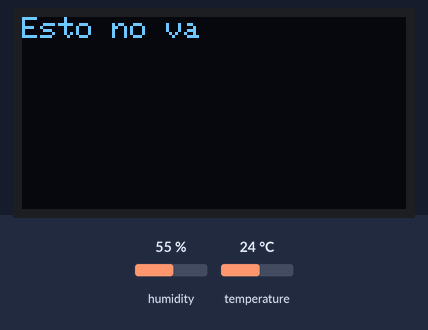
Simulated run of this sketch. Board: ESP32. On the bench: 128×64 one-colour display. The inputs (shaded band) are chosen by the test bench; at power-on: humidity 55 %, temperature 24 °C. No radio packets arrive unless stated; what the sketch prints to the serial monitor is not drawn.

Above: at 2.2 s.
At 3.3 s:
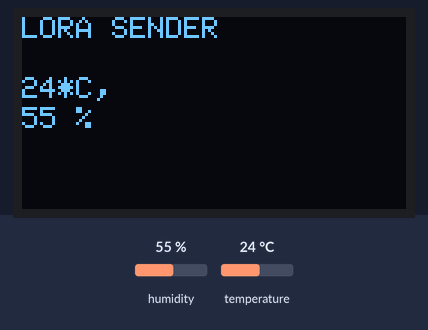
3.4 s: humidity set to 22 %
At 6.1 s:
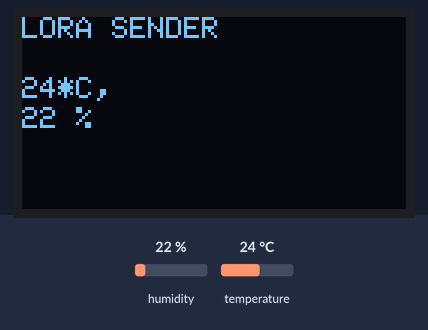
9.8 s: temperature set to 12 °C
At 12.6 s:
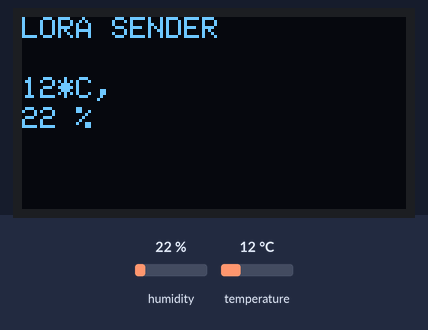
14.3 s: humidity set to 40 %
At 16.8 s:
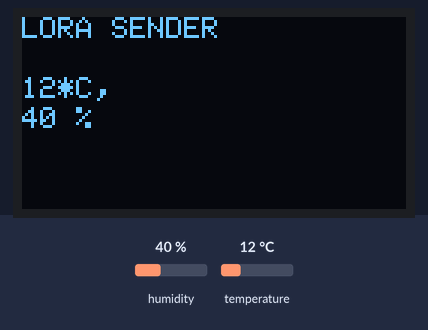
18.5 s: temperature set to 19 °C
Timing chart, 0 to 21.5 s (numbered marks = the images above; inputs shaded):
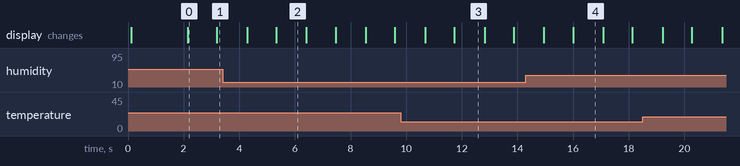

Measured:
- after the input at 3.4 s, the display: first differs from a run without the input after 1.9 s (image 2)
- after the input at 9.8 s, the display: first differs from a run without the input after 1.9 s (image 3)
- after the input at 14.3 s, the display: first differs from a run without the input after 1.7 s (image 4)
- what the display in image 0 shows lasts 1.1 s, from 2.1 s to 3.2 s
- what the display in image 2 shows lasts 1.1 s, from 5.3 s to 6.4 s

The sketch:

sender.ino
```cpp
//Libraries for LoRa
#include <SPI.h>
#include <LoRa.h>

#include <SimpleDHT.h>
int pinDHT11 = 16;
SimpleDHT11 dht11;
//

//Libraries for OLED Display
#include <Wire.h>
#include <Adafruit_GFX.h>
#include <Adafruit_SSD1306.h>

//define the pins used by the LoRa transceiver module
#define SCK 5
#define MISO 19
#define MOSI 27
#define SS 18
#define RST 14
#define DIO0 26

//433E6 for Asia
//866E6 for Europe
//915E6 for North America
#define BAND 866E6

//OLED pins
#define OLED_SDA 4
#define OLED_SCL 15
#define OLED_RST 16
#define SCREEN_WIDTH 128 // OLED display width, in pixels
#define SCREEN_HEIGHT 64 // OLED display height, in pixels

//packet counter
int counter = 0;
int temperaturaAnterior, humedadAnterior;

Adafruit_SSD1306 display(SCREEN_WIDTH, SCREEN_HEIGHT, &Wire, OLED_RST);

void setup() {

  //reset OLED display via software
  pinMode(OLED_RST, OUTPUT);
  digitalWrite(OLED_RST, LOW);
  delay(20);
  digitalWrite(OLED_RST, HIGH);

  //initialize OLED
  Wire.begin(OLED_SDA, OLED_SCL);
  if(!display.begin(SSD1306_SWITCHCAPVCC, 0x3c, false, false)) { // Address 0x3C for 128x32
    Serial.println(F("SSD1306 allocation failed"));
    for(;;); // Don't proceed, loop forever
  }

  display.clearDisplay();
  display.setTextColor(WHITE);
  display.setTextSize(1);
  display.setCursor(0,0);
  display.print("LORA SENDER ");
  display.display();

  //initialize Serial Monitor
  Serial.begin(115200);

  Serial.println("LoRa Sender Test");

  //SPI LoRa pins
  SPI.begin(SCK, MISO, MOSI, SS);
  //setup LoRa transceiver module
  LoRa.setPins(SS, RST, DIO0);

  if (!LoRa.begin(BAND)) {
    Serial.println("Starting LoRa failed!");
    while (1);
  }
  Serial.println("LoRa Initializing OK!");
  display.setCursor(0,10);
  display.print("LoRa Initializing OK!");
  display.display();
  delay(2000);
}

void loop() {

 // read with raw sample datos.
  byte temperature = 0;
  byte humidity = 0;
  byte datas[40] = {0};
//
  display.clearDisplay();
   display.setCursor(0,0);
   display.println("Esto no va");
   display.display();

    delay(1000);

  if (dht11.read(pinDHT11, &temperature, &humidity, datas)) {
    display.clearDisplay();
    display.setCursor(0,0);
    display.println("Read DHT11 failed");
    display.display();
    return;
  }

  if( (temperaturaAnterior!= NULL && humedadAnterior!= NULL) ||
      (temperaturaAnterior!= temperature && humedadAnterior!= humidity))
      {
        //dht11.read(pinDHT11, &temperature, &humidity, datas);
        display.clearDisplay();
        display.setCursor(0,0);
        display.println("LORA SENDER");
        display.setCursor(0,20);
        display.setTextSize(1);
        display.print((int)temperature); display.print("*C, ");

        display.setCursor(0,30);
        display.print((int)humidity); display.println(" %");
        display.display();

        temperaturaAnterior =  temperature;
        humedadAnterior = humidity;

        // LoRa Send packet
        LoRa.beginPacket();
        LoRa.print(temperature);
        LoRa.print("#");
        LoRa.print(humidity);
        LoRa.endPacket();

         counter++;
      }
  delay(1000);
}
```
